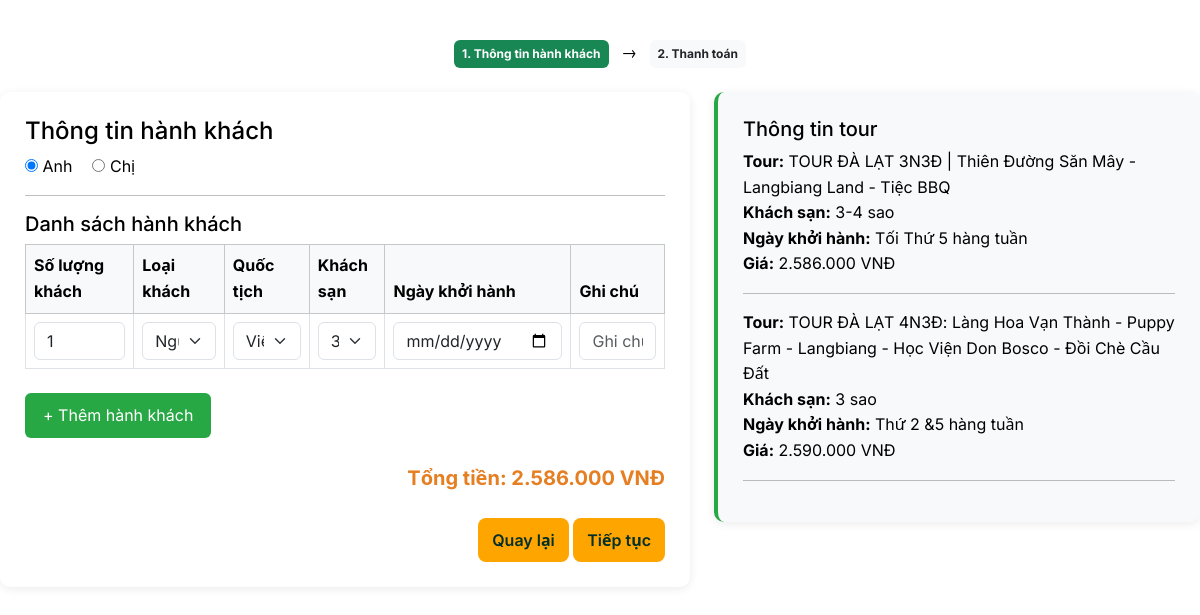
Screenshot of /frontend/checkout.php (signed in) with the database file from the repository.
### tables this page shows
CREATE TABLE `tours` (
  `id` int(11) NOT NULL,
  `title` varchar(200) NOT NULL,
  `slug` varchar(200) NOT NULL,
  `short_description` text DEFAULT NULL,
  `price` decimal(12,2) NOT NULL,
  `duration_days` int(11) NOT NULL,
  `status` enum('active','inactive') NOT NULL DEFAULT 'active',
  `created_at` datetime NOT NULL DEFAULT current_timestamp(),
  `updated_at` datetime NOT NULL DEFAULT current_timestamp() ON UPDATE current_timestamp(),
  `image` varchar(255) NOT NULL,
  `place_start` varchar(255) NOT NULL,
  `vehicle` varchar(255) NOT NULL,
  `day_start` varchar(255) NOT NULL,
  `host` varchar(255) NOT NULL,
  `long_description` longtext DEFAULT NULL,
  `hotel` text NOT NULL,
  `note` longtext DEFAULT NULL
);

CREATE TABLE `orders` (
  `id` int(11) NOT NULL,
  `user_id` int(11) DEFAULT NULL,
  `tour_id` int(11) NOT NULL,
  `order_date` datetime NOT NULL DEFAULT current_timestamp(),
  `quantity` int(11) NOT NULL DEFAULT 1,
  `total_price` decimal(12,2) NOT NULL,
  `status` enum('pending','confirmed','cancelled') NOT NULL DEFAULT 'pending'
);

### frontend/checkout.php (the view, shortened to what this page needs)
<?php
require_once '../backend/db.php';
$user_id = $_SESSION['user_id'] ?? null;
$cart_items = [];
if (isset($conn) && $user_id) {
    $sql = "SELECT o.*, t.title, t.slug, t.price, t.hotel, t.day_start
            FROM orders o
            JOIN tours t ON o.tour_id = t.id
            WHERE o.user_id = ? AND o.status IN ('pending','confirmed')";
    $stmt = $conn->prepare($sql);
    $stmt->bind_param("i", $user_id);
    $stmt->execute();
    $res = $stmt->get_result();
    while ($r = $res->fetch_assoc()) $cart_items[] = $r;
}
function getHotelOptions($hotelStr) {
    $hotelStr = strtolower($hotelStr ?? '');
    if (preg_match('/3\s*[-]?\s*4/', $hotelStr)) {
        return ['3 sao', '4 sao'];
    }
    return ['3 sao'];
}
$tour = $cart_items[0] ?? null;
$hotelOptions = $tour ? getHotelOptions($tour['hotel']) : ['3 sao'];
?>
<!doctype html>
<html lang="vi">
<head>
    <link href="https://cdn.jsdelivr.net/npm/bootstrap@5.3.3/dist/css/bootstrap.min.css" rel="stylesheet">
    <link rel="stylesheet" href="https://cdn.jsdelivr.net/npm/bootstrap-icons@1.11.3/font/bootstrap-icons.min.css">
    <link rel="stylesheet" href="assets/css/style.css">
</head>
<body>
<main>
<div class="container checkout-container">
    <div class="text-center mb-4">
        <span class="badge bg-success p-2">1. Thông tin hành khách</span>
        <span class="mx-2">→</span>
        <span class="badge bg-light text-dark p-2">2. Thanh toán</span>
    </div>
    <div class="row">
        <div class="col-lg-7">
            <div class="info-box">
                <h4>Thông tin hành khách</h4>
                <div class="gender-radio">
                    <label><input type="radio" name="gender" checked> Anh</label>
                    <label><input type="radio" name="gender"> Chị</label>
                </div>
                <hr>
                <h5>Danh sách hành khách</h5>
                <div class="table-responsive">
                    <table class="table table-bordered align-middle" id="guestTable">
                        <thead class="table-light">
                            <tr>
                                <th>Số lượng khách</th>
                                <th>Loại khách</th>
                                <th>Quốc tịch</th>
                                <th>Khách sạn</th>
                                <th>Ngày khởi hành</th>
                                <th>Ghi chú</th>
                            </tr>
                        </thead>
                        <tbody>
                            <tr data-base="<?php echo $tour['price'] ?? 0; ?>">
                                <td><input type="number" class="form-control qty" value="1" min="1"></td>
                                <td>
                                    <select class="form-select type">
                                        <option value="adult">Người lớn</option>
                                    </select>
                                </td>
                                <td>
                                    <select class="form-select">
                                        <option>Việt Nam</option>
                                    </select>
                                </td>
                                <td>
                                    <select class="form-select">
                                        <?php foreach ($hotelOptions as $h): ?>
                                            <option><?php echo $h; ?></option>
                                        <?php endforeach; ?>
                                    </select>
                                </td>
                                <td>
                                    <input type="date" class="form-control depart-date" onchange="checkDate(this)">
                                </td>
                                <td>
                                    <input type="text" class="form-control" placeholder="Ghi chú">
                                </td>
                            </tr>
                        </tbody>
                    </table>
                </div>
                <button type="button" class="add-guest-btn mt-2" onclick="addGuestRow()">
                    + Thêm hành khách
                </button>
                <div class="text-end mt-4">
                    <div class="total-box">
                        Tổng tiền: <span id="totalPrice">0</span> VNĐ
                    </div>
                </div>
                <div class="text-end mt-4">
                    <a href="cart.php" class="btn btn-secondary">Quay lại</a>
                    <button class="btn btn-success" onclick="showQR()">
                        Tiếp tục
                    </button>
                </div>
            </div>
        </div>
        <div class="col-lg-5">
            <div class="info-box tour-info">
                <h5>Thông tin tour</h5>
                <?php foreach ($cart_items as $item): ?>
                    <div class="mb-3">
                        <strong>Tour:</strong> <?php echo htmlspecialchars($item['title']); ?><br>
                        <strong>Khách sạn:</strong> <?php echo htmlspecialchars($item['hotel'] ?? '3-5 sao'); ?><br>
                        <strong>Ngày khởi hành:</strong> <?php echo htmlspecialchars($item['day_start'] ?? '-'); ?><br>
                        <strong>Giá:</strong> <?php echo number_format($item['price'],0,',','.'); ?> VNĐ<br>
                    </div>
                    <hr>
                <?php endforeach; ?>
            </div>
        </div>
    </div>
</div>
</main>
</body>
</html>

### frontend/assets/css/style.css (style rules this page uses)
:root { --bg: white; --panel: #102825; --muted: #9acfc3; --accent: orange; --white: black; --glass: rgba(255, 255, 255, 0.05); }
* { box-sizing: border-box; }
html, body { height: 100%; margin: 0; }
body { font-family: 'Inter', 'Segoe UI', 'Roboto', 'Helvetica Neue', Arial, sans-serif; background: var(--bg); color: var(--white); line-height: 1.6; min-height: 100vh; display: flex; flex-direction: column; }
.container { width: 100%; max-width: 1400px; margin: 0 auto; padding: 0 20px; flex: 1; min-height: 80%; }
.btn { display: inline-block; padding: 10px 14px; border-radius: 8px; background: var(--accent); color: #042f27; font-weight: 600; text-decoration: none; border: none; cursor: pointer; transition: 0.3s; }

### frontend/checkout.php (style rules this page uses)
.checkout-container { padding: 40px 0; }
.info-box { background: #fff; border-radius: 10px; box-shadow: 0 2px 10px rgba(0,0,0,0.08); padding: 25px; }
.tour-info { background: #f8f9fa; border-left: 4px solid #28a745; }
.gender-radio { display:flex; gap:20px; margin-bottom:15px; }
.add-guest-btn { background:#28a745; color:#fff; border:none; padding:10px 18px; border-radius:6px; }
.total-box { font-size:20px;font-weight:bold;color:#e67e22;margin-top:15px }

### rows the page displays
tours: hotel "3 sao"
orders: tour.title "TOUR ĐÀ LẠT 3N3Đ | Thiên Đường Săn Mây - Langbiang Land - Tiệc BBQ", tour.hotel "3-4 sao", tour.day_start "Tối Thứ 5 hàng tuần", tour.price "2.586.000"
orders: tour.title "TOUR ĐÀ LẠT 4N3Đ: Làng Hoa Vạn Thành - Puppy Farm - Langbiang - Học Viện Don Bosco - Đồi Chè Cầu Đất", tour.hotel "3 sao", tour.day_start "Thứ 2 &5 hàng tuần", tour.price "2.590.000"
